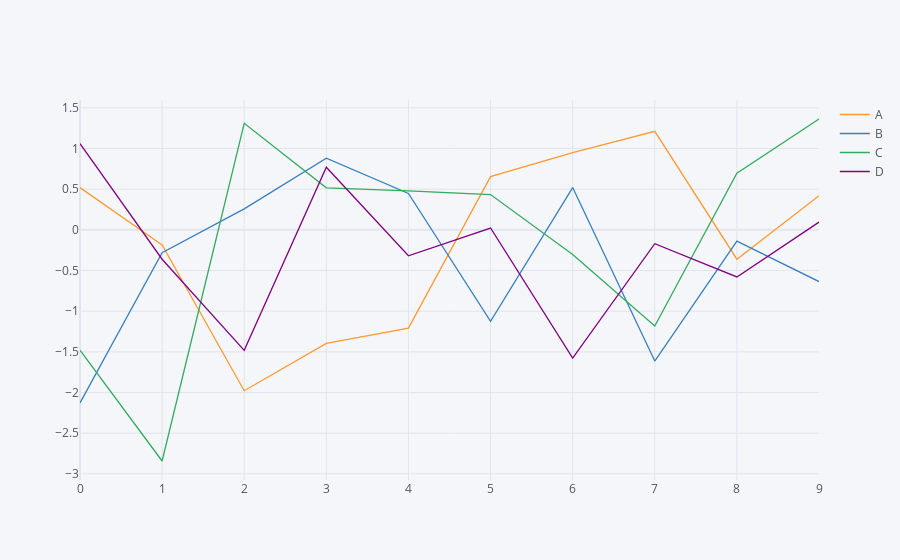

Notebook cell for this chart:
### Code cell
df.iplot()

### Figure 1 — Plotly figure (JSON) as saved in the notebook; plotly's stock layout.template omitted (floating-point values rounded to 4 significant figures)
{"data": [{"line": {"color": "rgba(255, 153, 51, 1.0)", "dash": "solid", "shape": "linear", "width": 1.3}, "mode": "lines", "name": "A", "text": "", "type": "scatter", "x": [0, 1, 2, 3, 4, 5, 6, 7, 8, 9], "y": [0.5189, -0.1853, -1.978, -1.395, -1.209, 0.6538, 0.9478, 1.211, -0.3609, 0.4193]}, {"line": {"color": "rgba(55, 128, 191, 1.0)", "dash": "solid", "shape": "linear", "width": 1.3}, "mode": "lines", "name": "B", "text": "", "type": "scatter", "x": [0, 1, 2, 3, 4, 5, 6, 7, 8, 9], "y": [-2.128, -0.2809, 0.2578, 0.8798, 0.4467, -1.124, 0.5195, -1.613, -0.1392, -0.6364]}, {"line": {"color": "rgba(50, 171, 96, 1.0)", "dash": "solid", "shape": "linear", "width": 1.3}, "mode": "lines", "name": "C", "text": "", "type": "scatter", "x": [0, 1, 2, 3, 4, 5, 6, 7, 8, 9], "y": [-1.48, -2.842, 1.31, 0.5169, 0.48, 0.4333, -0.3027, -1.183, 0.6964, 1.363]}, {"line": {"color": "rgba(128, 0, 128, 1.0)", "dash": "solid", "shape": "linear", "width": 1.3}, "mode": "lines", "name": "D", "text": "", "type": "scatter", "x": [0, 1, 2, 3, 4, 5, 6, 7, 8, 9], "y": [1.06, -0.3617, -1.482, 0.7695, -0.3188, 0.02236, -1.576, -0.1704, -0.579, 0.09486]}], "layout": {"legend": {"bgcolor": "#F5F6F9", "font": {"color": "#4D5663"}}, "paper_bgcolor": "#F5F6F9", "plot_bgcolor": "#F5F6F9", "title": {"font": {"color": "#4D5663"}}, "xaxis": {"gridcolor": "#E1E5ED", "showgrid": true, "tickfont": {"color": "#4D5663"}, "title": {"font": {"color": "#4D5663"}, "text": ""}, "zerolinecolor": "#E1E5ED"}, "yaxis": {"gridcolor": "#E1E5ED", "showgrid": true, "tickfont": {"color": "#4D5663"}, "title": {"font": {"color": "#4D5663"}, "text": ""}, "zerolinecolor": "#E1E5ED"}}}
